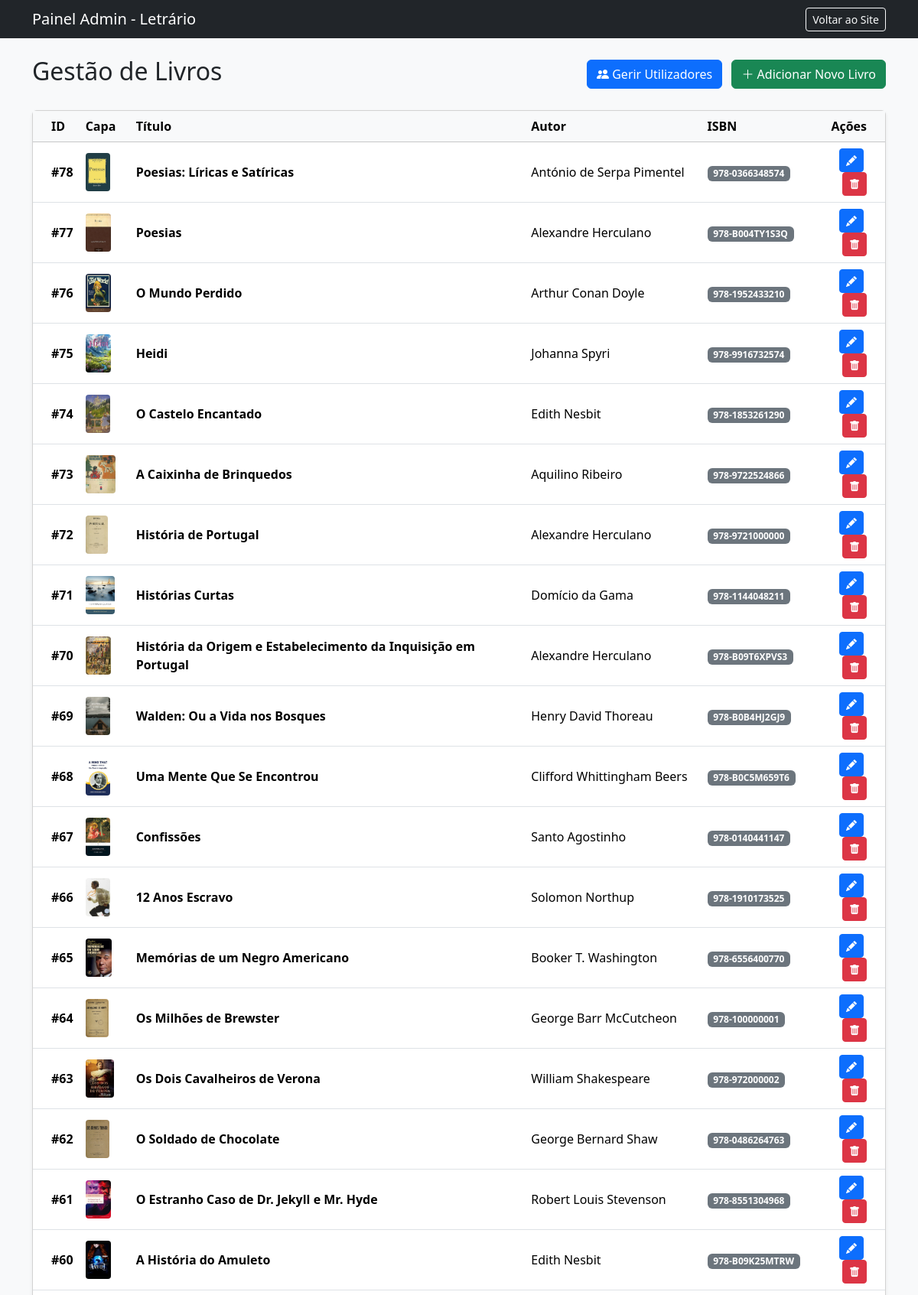
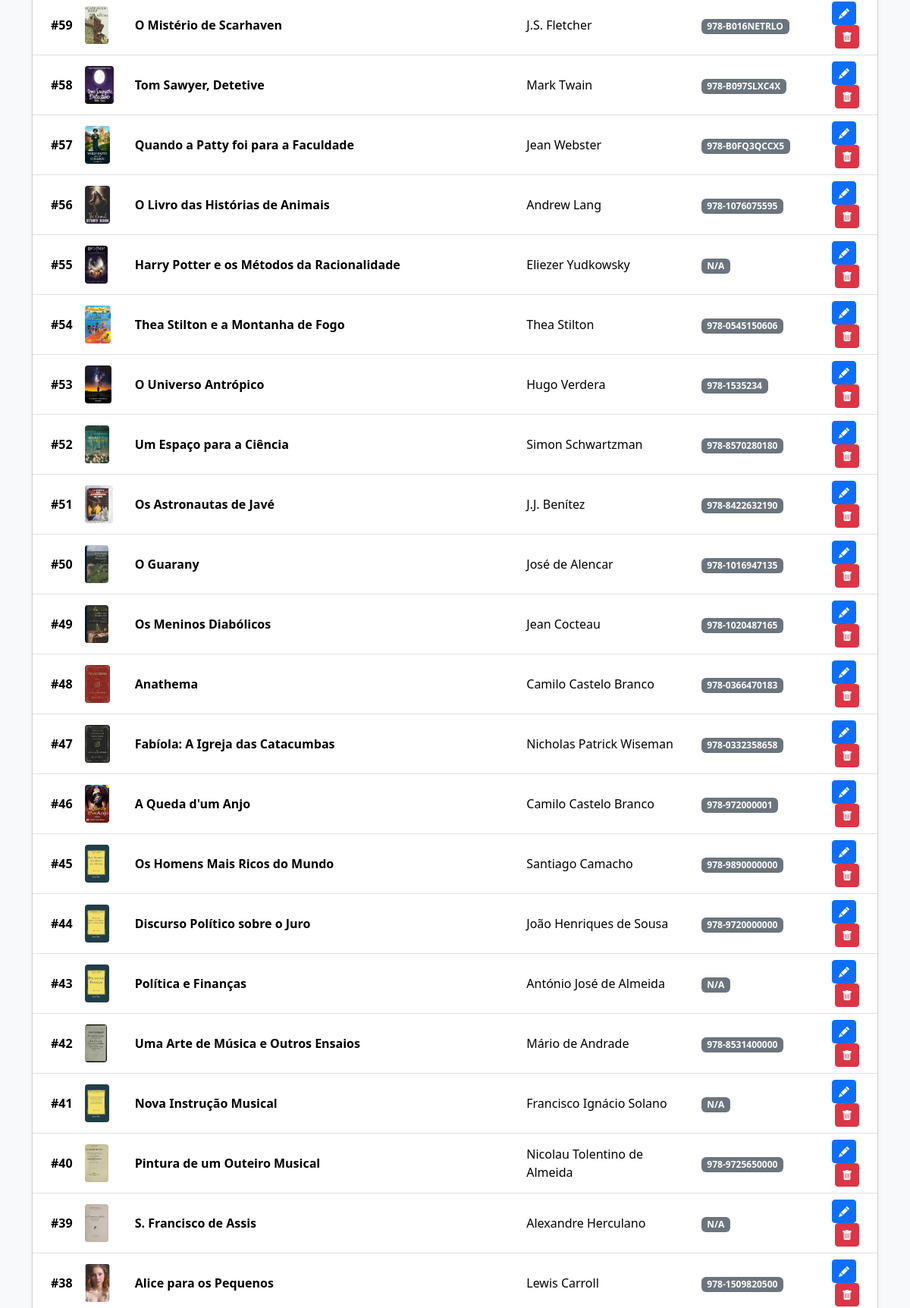
The app's page /admin.php (upper part) with its own data (2 pictures, top to bottom).
### tables this page shows
CREATE TABLE IF NOT EXISTS `livros` (
  `id` int NOT NULL AUTO_INCREMENT,
  `categoria_id` int NOT NULL,
  `titulo` varchar(255) NOT NULL,
  `autor` varchar(100) DEFAULT NULL,
  `descricao_curta` text,
  `sinopse_completa` text,
  `imagem_capa` varchar(255) DEFAULT NULL,
  `edicao` varchar(50) DEFAULT NULL,
  `isbn` varchar(50) DEFAULT NULL,
  `editora` varchar(100) DEFAULT NULL,
  `paginas` int DEFAULT NULL,
  `idioma` varchar(50) DEFAULT 'Português',
  `autor_id` int DEFAULT NULL,
  `ativo` tinyint(1) DEFAULT '1',
  PRIMARY KEY (`id`)
);

### admin.php (the view, shortened to what this page needs)
<?php
require('includes/connection.php');
$sql = "SELECT * FROM livros WHERE ativo = 1 ORDER BY id DESC";
$stmt = $dbh->prepare($sql);
$stmt->execute();
$livros = $stmt->fetchAll(PDO::FETCH_ASSOC);
?>
<!DOCTYPE html>
<html lang="pt-pt">
<head>
  <link href="https://cdn.jsdelivr.net/npm/bootstrap@5.3.8/dist/css/bootstrap.min.css" rel="stylesheet">
  <link rel="stylesheet" href="https://cdn.jsdelivr.net/npm/bootstrap-icons@1.10.0/font/bootstrap-icons.css">
</head>
<body class="bg-light">
    <nav class="navbar navbar-dark bg-dark mb-4">
      <div class="container">
        <span class="navbar-brand mb-0 h1">Painel Admin - Letrário</span>
        <a href="index.php" class="btn btn-outline-light btn-sm">Voltar ao Site</a>
      </div>
    </nav>
    <div class="container">
        <div class="d-flex justify-content-between align-items-center mb-4">
            <h2>Gestão de Livros</h2>
            <div>
                <a href="admin_users.php" class="btn btn-primary me-2">
                    <i class="bi bi-people-fill"></i> Gerir Utilizadores
                </a>
                <a href="admin_adicionar.php" class="btn btn-success">
                    <i class="bi bi-plus-lg"></i> Adicionar Novo Livro
                </a>
            </div>
        </div>
        <div class="card shadow-sm">
            <div class="card-body p-0">
                <div class="table-responsive">
                    <table class="table table-hover align-middle mb-0">
                        <thead class="table-light">
                            <tr>
                                <th scope="col" class="ps-4">ID</th>
                                <th scope="col">Capa</th>
                                <th scope="col">Título</th>
                                <th scope="col">Autor</th>
                                <th scope="col">ISBN</th>
                                <th scope="col" class="text-end pe-4">Ações</th>
                            </tr>
                        </thead>
                        <tbody>
                            <?php if(count($livros) > 0): ?>
                                <?php foreach($livros as $livro): ?>
                                <tr>
                                    <td class="ps-4 fw-bold">#<?php echo $livro['id']; ?></td>
                                    <td>
                                        <?php if(!empty($livro['imagem_capa'])): ?>
                                            <img src="<?php echo htmlspecialchars($livro['imagem_capa']); ?>" style="height: 50px; width: auto; border-radius: 4px;">
                                        <?php else: ?>
                                            <span class="text-muted small">Sem capa</span>
                                        <?php endif; ?>
                                    </td>
                                    <td class="fw-semibold"><?php echo htmlspecialchars($livro['titulo']); ?></td>
                                    <td><?php echo htmlspecialchars($livro['autor']); ?></td>
                                    <td><span class="badge bg-secondary"><?php echo htmlspecialchars($livro['isbn']); ?></span></td>
                                    <td class="text-end pe-4">
                                        <a href="admin_editar.php?id=<?php echo $livro['id']; ?>" class="btn btn-sm btn-primary me-1" title="Editar">
                                            <i class="bi bi-pencil-fill"></i>
                                        </a>
                                        <button type="button"
                                                class="btn btn-sm btn-danger"
                                                title="Remover"
                                                data-bs-toggle="modal"
                                                data-bs-target="#modalRemover"
                                                data-href="admin.php?action=delete&id=<?php echo $livro['id']; ?>">
                                            <i class="bi bi-trash-fill"></i>
                                        </button>
                                    </td>
                                </tr>
                                <?php endforeach; ?>
                            <?php endif; ?>
                        </tbody>
                    </table>
                </div>
            </div>
        </div>
    </div>
</body>
</html>

### records on screen
livros: id "78", imagem_capa (picture), titulo "Poesias: Líricas e Satíricas", autor "António de Serpa Pimentel", isbn "978-0366348574"
livros: id "77", imagem_capa (picture), titulo "Poesias", autor "Alexandre Herculano", isbn "978-B004TY1S3Q"
livros: id "76", imagem_capa (picture), titulo "O Mundo Perdido", autor "Arthur Conan Doyle", isbn "978-1952433210"
livros: id "75", imagem_capa (picture), titulo "Heidi", autor "Johanna Spyri", isbn "978-9916732574"
livros: id "74", imagem_capa (picture), titulo "O Castelo Encantado", autor "Edith Nesbit", isbn "978-1853261290"
livros: id "73", imagem_capa (picture), titulo "A Caixinha de Brinquedos", autor "Aquilino Ribeiro", isbn "978-9722524866"
livros: id "72", imagem_capa (picture), titulo "História de Portugal", autor "Alexandre Herculano", isbn "978-9721000000"
livros: id "71", imagem_capa (picture), titulo "Histórias Curtas", autor "Domício da Gama", isbn "978-1144048211"
livros: id "70", imagem_capa (picture), titulo "História da Origem e Estabelecimento da Inquisição em Portugal", autor "Alexandre Herculano", isbn "978-B09T6XPVS3"
livros: id "69", imagem_capa (picture), titulo "Walden: Ou a Vida nos Bosques", autor "Henry David Thoreau", isbn "978-B0B4HJ2GJ9"
livros: id "68", imagem_capa (picture), titulo "Uma Mente Que Se Encontrou", autor "Clifford Whittingham Beers", isbn "978-B0C5M659T6"
livros: id "67", imagem_capa (picture), titulo "Confissões", autor "Santo Agostinho", isbn "978-0140441147"
livros: id "66", imagem_capa (picture), titulo "12 Anos Escravo", autor "Solomon Northup", isbn "978-1910173525"
livros: id "65", imagem_capa (picture), titulo "Memórias de um Negro Americano", autor "Booker T. Washington", isbn "978-6556400770"
livros: id "64", imagem_capa (picture), titulo "Os Milhões de Brewster", autor "George Barr McCutcheon", isbn "978-100000001"
livros: id "63", imagem_capa (picture), titulo "Os Dois Cavalheiros de Verona", autor "William Shakespeare", isbn "978-972000002"
livros: id "62", imagem_capa (picture), titulo "O Soldado de Chocolate", autor "George Bernard Shaw", isbn "978-0486264763"
livros: id "61", imagem_capa (picture), titulo "O Estranho Caso de Dr. Jekyll e Mr. Hyde", autor "Robert Louis Stevenson", isbn "978-8551304968"
livros: id "60", imagem_capa (picture), titulo "A História do Amuleto", autor "Edith Nesbit", isbn "978-B09K25MTRW"
livros: id "59", imagem_capa (picture), titulo "O Mistério de Scarhaven", autor "J.S. Fletcher", isbn "978-B016NETRLO"
livros: id "58", imagem_capa (picture), titulo "Tom Sawyer, Detetive", autor "Mark Twain", isbn "978-B097SLXC4X"
livros: id "57", imagem_capa (picture), titulo "Quando a Patty foi para a Faculdade", autor "Jean Webster", isbn "978-B0FQ3QCCX5"
livros: id "56", imagem_capa (picture), titulo "O Livro das Histórias de Animais", autor "Andrew Lang", isbn "978-1076075595"
livros: id "55", imagem_capa (picture), titulo "Harry Potter e os Métodos da Racionalidade", autor "Eliezer Yudkowsky", isbn "N/A"
livros: id "54", imagem_capa (picture), titulo "Thea Stilton e a Montanha de Fogo", autor "Thea Stilton", isbn "978-0545150606"
livros: id "53", imagem_capa (picture), titulo "O Universo Antrópico", autor "Hugo Verdera", isbn "978-1535234"
livros: id "52", imagem_capa (picture), titulo "Um Espaço para a Ciência", autor "Simon Schwartzman", isbn "978-8570280180"
livros: id "51", imagem_capa (picture), titulo "Os Astronautas de Javé", autor "J.J. Benítez", isbn "978-8422632190"
livros: id "50", imagem_capa (picture), titulo "O Guarany", autor "José de Alencar", isbn "978-1016947135"
livros: id "49", imagem_capa (picture), titulo "Os Meninos Diabólicos", autor "Jean Cocteau", isbn "978-1020487165"
livros: id "48", imagem_capa (picture), titulo "Anathema", autor "Camilo Castelo Branco", isbn "978-0366470183"
livros: id "47", imagem_capa (picture), titulo "Fabíola: A Igreja das Catacumbas", autor "Nicholas Patrick Wiseman", isbn "978-0332358658"
livros: id "46", imagem_capa (picture), titulo "A Queda d'um Anjo", autor "Camilo Castelo Branco", isbn "978-972000001"
livros: id "45", imagem_capa (picture), titulo "Os Homens Mais Ricos do Mundo", autor "Santiago Camacho", isbn "978-9890000000"
livros: id "44", imagem_capa (picture), titulo "Discurso Político sobre o Juro", autor "João Henriques de Sousa", isbn "978-9720000000"
livros: id "43", imagem_capa (picture), titulo "Política e Finanças", autor "António José de Almeida", isbn "N/A"
livros: id "42", imagem_capa (picture), titulo "Uma Arte de Música e Outros Ensaios", autor "Mário de Andrade", isbn "978-8531400000"
livros: id "41", imagem_capa (picture), titulo "Nova Instrução Musical", autor "Francisco Ignácio Solano", isbn "N/A"
livros: id "40", imagem_capa (picture), titulo "Pintura de um Outeiro Musical", autor "Nicolau Tolentino de Almeida", isbn "978-9725650000"
livros: id "39", imagem_capa (picture), titulo "S. Francisco de Assis", autor "Alexandre Herculano", isbn "N/A"
livros: id "38", imagem_capa (picture), titulo "Alice para os Pequenos", autor "Lewis Carroll", isbn "978-1509820500"
